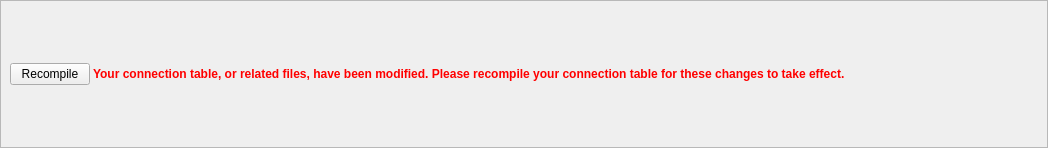
<?xml version="1.0" encoding="UTF-8"?>
<ui version="4.0">
 <class>Frame</class>
 <widget class="QFrame" name="Frame">
  <property name="geometry">
   <rect>
    <x>0</x>
    <y>0</y>
    <width>1048</width>
    <height>148</height>
   </rect>
  </property>
  <property name="sizePolicy">
   <sizepolicy hsizetype="Minimum" vsizetype="Minimum">
    <horstretch>0</horstretch>
    <verstretch>0</verstretch>
   </sizepolicy>
  </property>
  <property name="windowTitle">
   <string>Frame</string>
  </property>
  <property name="frameShape">
   <enum>QFrame::StyledPanel</enum>
  </property>
  <property name="frameShadow">
   <enum>QFrame::Raised</enum>
  </property>
  <layout class="QHBoxLayout" name="horizontalLayout" stretch="0,0,0">
   <property name="spacing">
    <number>3</number>
   </property>
   <property name="sizeConstraint">
    <enum>QLayout::SetMinimumSize</enum>
   </property>
   <property name="leftMargin">
    <number>9</number>
   </property>
   <property name="topMargin">
    <number>3</number>
   </property>
   <property name="rightMargin">
    <number>3</number>
   </property>
   <property name="bottomMargin">
    <number>3</number>
   </property>
   <item>
    <widget class="QPushButton" name="button">
     <property name="text">
      <string>Recompile</string>
     </property>
     <property name="icon">
      <iconset resource="../../../../../../usr/local/lib/python2.7/dist-packages/qtutils/icons/icons.qrc">
       <normaloff>:/qtutils/fugue/arrow-circle.png</normaloff>:/qtutils/fugue/arrow-circle.png</iconset>
     </property>
    </widget>
   </item>
   <item>
    <widget class="QLabel" name="label">
     <property name="sizePolicy">
      <sizepolicy hsizetype="Minimum" vsizetype="Minimum">
       <horstretch>1</horstretch>
       <verstretch>0</verstretch>
      </sizepolicy>
     </property>
     <property name="maximumSize">
      <size>
       <width>2000</width>
       <height>40</height>
      </size>
     </property>
     <property name="text">
      <string>&lt;html&gt;&lt;head/&gt;&lt;body&gt;&lt;p&gt;&lt;span style=&quot; font-weight:600; color:#ff0000;&quot;&gt;Your connection table, or related files, have been modified. Please recompile your connection table for these changes to take effect.&lt;/span&gt;&lt;/p&gt;&lt;/body&gt;&lt;/html&gt;</string>
     </property>
     <property name="alignment">
      <set>Qt::AlignLeading|Qt::AlignLeft|Qt::AlignVCenter</set>
     </property>
     <property name="wordWrap">
      <bool>true</bool>
     </property>
    </widget>
   </item>
   <item>
    <spacer name="horizontalSpacer_2">
     <property name="orientation">
      <enum>Qt::Horizontal</enum>
     </property>
     <property name="sizeHint" stdset="0">
      <size>
       <width>40</width>
       <height>10</height>
      </size>
     </property>
    </spacer>
   </item>
  </layout>
 </widget>
 <resources>
  <include location="../../../../../../usr/local/lib/python2.7/dist-packages/qtutils/icons/icons.qrc"/>
 </resources>
 <connections/>
</ui>
